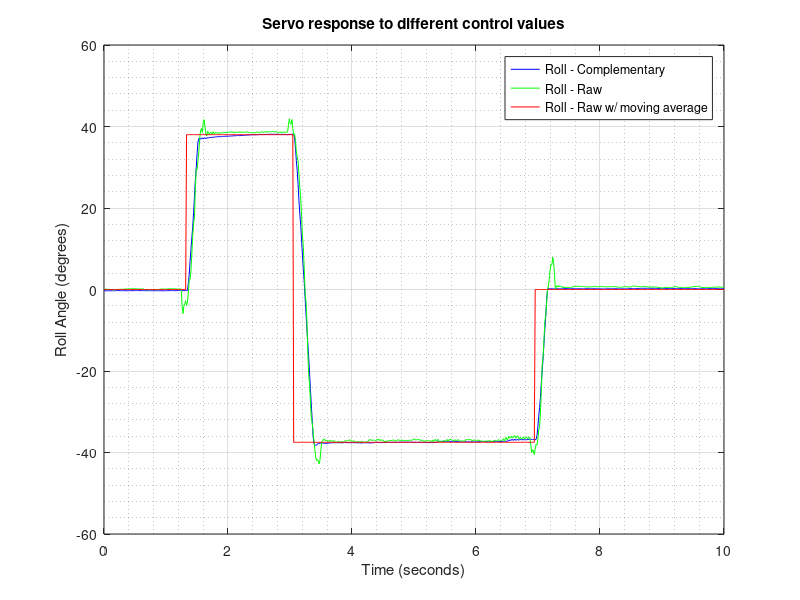

Reproduce this figure in MATLAB.
close all
clear all

% Read IMU measurements
%IMU = load('SPHERE_IMU_Measurements.txt');
IMU = load('servo_response13.txt');

%Check the size of received array 
[m,n] = size(IMU);

roll_raw = IMU(:,1)-1;
roll = IMU(:,2)-1;
control_val = IMU(:,3);
time = linspace(0,10,m);
roll_raw_movmean = movmean(roll_raw, 15);



figure(1)
plot(time, roll,'b')
hold on
%plot(time, roll_raw)
plot(time, roll_raw_movmean,'g')
plot(time, control_val,'r')
title('Servo response to different control values')
legend('Roll - Complementary', 'Roll - Raw', 'Roll - Raw w/ moving average')
ylabel('Roll Angle (degrees)') 
xlabel('Time (seconds)') 
grid on
grid minor

